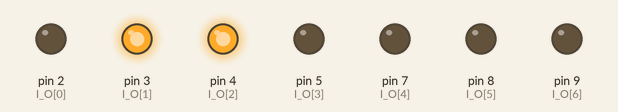
The sketch below on a simulated Arduino Uno, built with avr-gcc and run on an emulated ATmega328P. On the bench: output pins drawn as LEDs (lit = HIGH).

Above: at 2.5 s.
At 6.0 s:
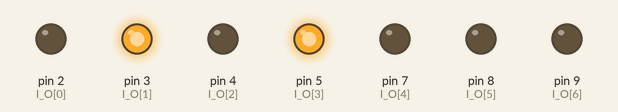
At 9.0 s:
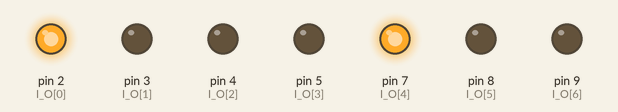
At 11.12 s:
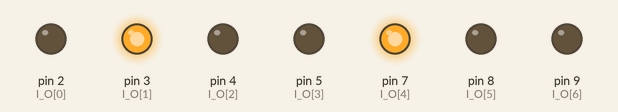
At 12.87 s:
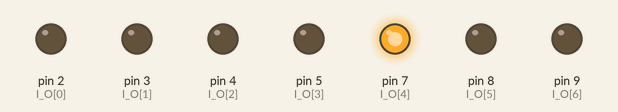
Timing chart, 0 to 16.9 s (numbered marks = the images above):
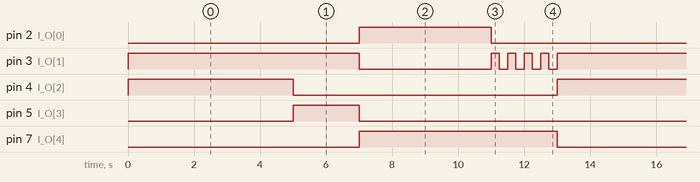

The sketch:

sketch_aug23a.ino
```cpp
//Traffic Lights
//Aluno: Bruno Neemias Alves Mota RA - 166739
//

int I_O[7] = {2,3,4,5,7,8,9};

void setup()
{
  for(int nP = 0; nP<7; nP++){
    pinMode(I_O[nP],OUTPUT);
}
}

void loop()
{
  //Pedestrian
  digitalWrite(I_O[4],LOW);
  digitalWrite(I_O[0], LOW);
  digitalWrite(I_O[1], HIGH);

  //Vehicles
  //GREEN
  digitalWrite(I_O[2], HIGH);
  delay(5000); // Wait for 5000 millisecond(s)

  //YELLOW
  digitalWrite(I_O[2],LOW);
  digitalWrite(I_O[3], HIGH);
  delay(2000); // Wait for 2000 millisecond(s)

  //RED
  //Vehicles
  digitalWrite(I_O[3],LOW);
  digitalWrite(I_O[4],HIGH);

  digitalWrite(I_O[1],LOW );
  digitalWrite(I_O[0], HIGH);

  delay(4000);
    digitalWrite(I_O[0], LOW);
 for (int i=0; i<4; i++) {
      digitalWrite(I_O[1],HIGH);
      delay(250);
      digitalWrite(I_O[1],LOW);
      delay(250);
      }


}
```

Measured:
- by itself, pin 2 (I_O[0]): alternates HIGH for 4.0 s and LOW for 9.0 s
- by itself, pin 3 (I_O[1]): repeats every 13.0 s: LOW 4.0 s, 4 × (HIGH 0.25 s, LOW 0.25 s), HIGH 7.0 s
- by itself, pin 4 (I_O[2]): alternates HIGH for 5.0 s and LOW for 8.0 s
- by itself, pin 5 (I_O[3]): alternates HIGH for 2.0 s and LOW for 11.0 s
- by itself, pin 7 (I_O[4]): alternates HIGH for 6.0 s and LOW for 7.0 s
